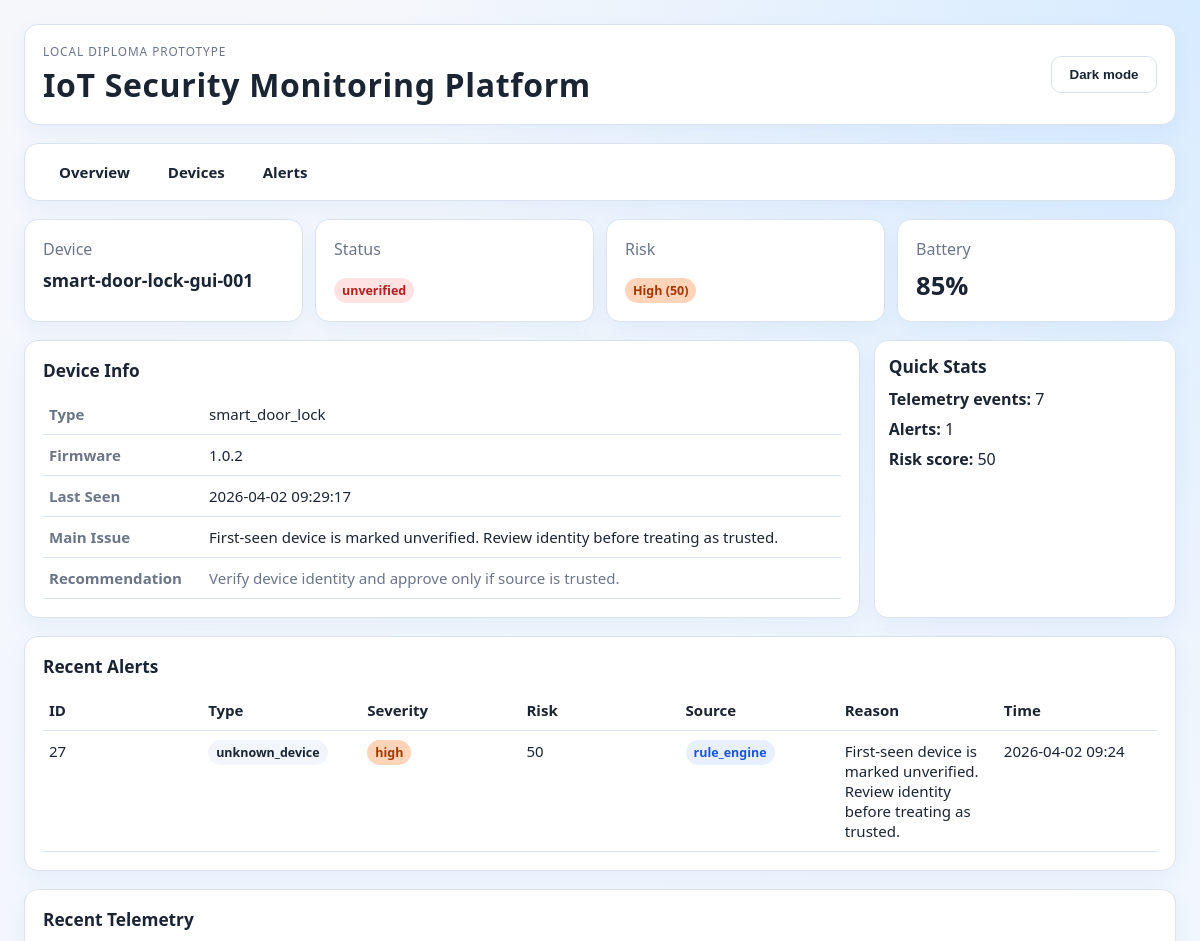
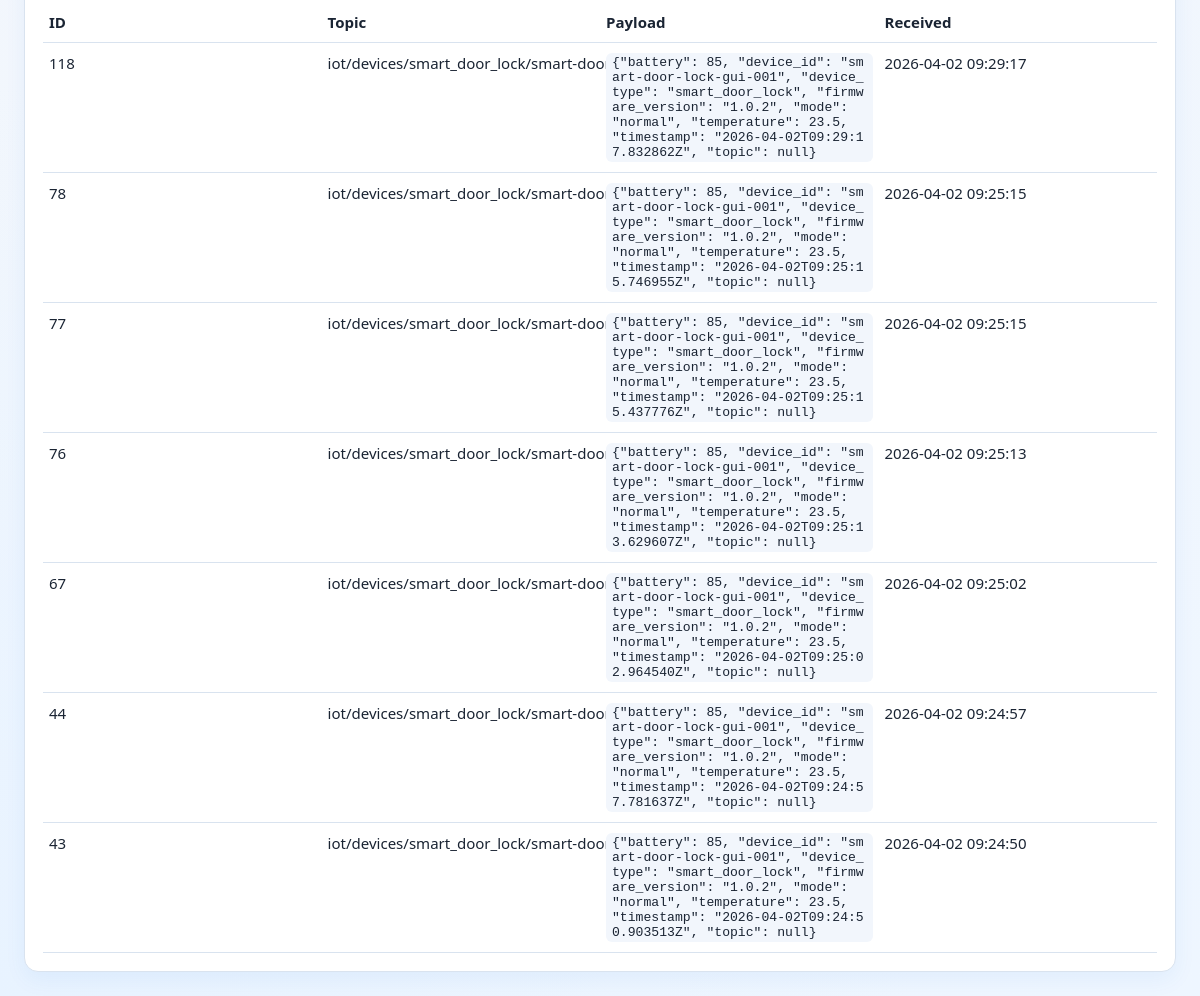
The page /dashboard/devices/smart-door-lock-gui-001 on the database its author committed (2 pictures, top to bottom).
### app/models/device.py (models this page shows)
class Device(Base):
    __tablename__ = "devices"
    id: Mapped[int] = mapped_column(Integer, primary_key=True)
    device_id: Mapped[str] = mapped_column(String(100), unique=True, index=True)
    device_type: Mapped[str] = mapped_column(String(50), index=True)
    name: Mapped[str | None] = mapped_column(String(100), nullable=True)
    status: Mapped[str] = mapped_column(String(30), default="offline")
    firmware_version: Mapped[str | None] = mapped_column(String(50), nullable=True)
    last_seen_at: Mapped[datetime | None] = mapped_column(
        DateTime(timezone=True), nullable=True
    )
    created_at: Mapped[datetime] = mapped_column(
        DateTime(timezone=True), default=utc_now
    )
    updated_at: Mapped[datetime] = mapped_column(
        DateTime(timezone=True), default=utc_now, onupdate=utc_now
    )

### app/models/alert.py (models this page shows)
class Alert(Base):
    __tablename__ = "alerts"
    id: Mapped[int] = mapped_column(Integer, primary_key=True)
    device_id: Mapped[str | None] = mapped_column(
        String(100), index=True, nullable=True
    )
    alert_type: Mapped[str] = mapped_column(String(50), index=True)
    severity: Mapped[str] = mapped_column(String(20), index=True)
    risk_score: Mapped[int] = mapped_column(Integer)
    reason: Mapped[str] = mapped_column(Text)
    source: Mapped[str] = mapped_column(String(50), default="rule_engine")
    status: Mapped[str] = mapped_column(String(30), default="open")
    created_at: Mapped[datetime] = mapped_column(
        DateTime(timezone=True), default=utc_now, index=True
    )

### app/models/telemetry_event.py (models this page shows)
class TelemetryEvent(Base):
    __tablename__ = "telemetry_events"
    id: Mapped[int] = mapped_column(Integer, primary_key=True)
    device_id: Mapped[str | None] = mapped_column(
        String(100), index=True, nullable=True
    )
    topic: Mapped[str] = mapped_column(String(255))
    payload_json: Mapped[str] = mapped_column(Text)
    received_at: Mapped[datetime] = mapped_column(
        DateTime(timezone=True), default=utc_now, index=True
    )

### app/main.py (the view)
@app.get("/dashboard/devices/{device_id}", response_class=HTMLResponse)
def dashboard_device_detail(
    request: Request, device_id: str, db: Session = Depends(get_db)
) -> HTMLResponse:
    detail = _get_device_detail(db, device_id=device_id)
    if detail is None:
        raise HTTPException(status_code=404, detail="Device not found")
    return templates.TemplateResponse(
        request=request,
        name="device_detail.html",
        context={"detail": detail},
    )

### app/templates/device_detail.html (shortened to what this page needs)
<!DOCTYPE html>
<html lang="ru">
<head>
    <link rel="stylesheet" href="{{ url_for('static', path='/dashboard.css') }}">
</head>
<body>
<main class="page-shell">
    <header class="topbar card">
        <div>
            <p class="eyebrow">Local diploma prototype</p>
            <h1>IoT Security Monitoring Platform</h1>
        </div>
        <div class="actions">
            <button type="button" id="theme-toggle" class="theme-toggle" aria-pressed="false">Dark mode</button>
        </div>
    </header>
    <nav class="nav-bar card">
        <a href="/">Overview</a>
        <a href="/dashboard/devices">Devices</a>
        <a href="/dashboard/alerts">Alerts</a>
    </nav>
    <section class="kpis">
        <article class="card kpi">
            <p>Device</p>
            <strong style="font-size:1.1rem">{{ detail.device.device_id }}</strong>
        </article>
        <article class="card kpi">
            <p>Status</p>
            <strong><span class="badge {{ 'online' if detail.device.status == 'online' else 'offline' }}">{{ detail.device.status }}</span></strong>
        </article>
        <article class="card kpi">
            <p>Risk</p>
            <strong><span class="badge risk-{{ detail.device.risk_level | lower }}">{{ detail.device.risk_level }} ({{ detail.device.risk_score }})</span></strong>
        </article>
        <article class="card kpi">
            <p>Battery</p>
            <strong>{{ detail.device.battery if detail.device.battery is not none else '--' }}{% if detail.device.battery is not none %}%{% endif %}</strong>
        </article>
    </section>
    <section class="layout-grid">
        <article class="card">
            <h2>Device Info</h2>
            <table class="detail-table">
                <tr><th>Type</th><td>{{ detail.device.device_type }}</td></tr>
                <tr><th>Firmware</th><td>{{ detail.device.firmware_version or '--' }}</td></tr>
                <tr><th>Last Seen</th><td>{{ detail.device.last_seen_at.strftime('%Y-%m-%d %H:%M:%S') if detail.device.last_seen_at else '--' }}</td></tr>
                <tr><th>Main Issue</th><td>{{ detail.device.main_issue }}</td></tr>
                <tr><th>Recommendation</th><td class="recommendation-cell">{{ detail.device.recommendation }}</td></tr>
            </table>
        </article>
        <aside class="side-column">
            <article class="card side-card-compact">
                <h2>Quick Stats</h2>
                <ul class="detail-stats">
                    <li><strong>Telemetry events:</strong> {{ detail.recent_telemetry | length }}</li>
                    <li><strong>Alerts:</strong> {{ detail.recent_alerts | length }}</li>
                    <li><strong>Risk score:</strong> {{ detail.device.risk_score }}</li>
                </ul>
            </article>
        </aside>
    </section>
    <section class="card">
        <h2>Recent Alerts</h2>
        <table>
            <thead>
            <tr>
                <th>ID</th>
                <th>Type</th>
                <th>Severity</th>
                <th>Risk</th>
                <th>Source</th>
                <th>Reason</th>
                <th>Time</th>
            </tr>
            </thead>
            <tbody>
            {% if detail.recent_alerts %}
                {% for alert in detail.recent_alerts %}
                <tr>
                    <td>{{ alert.id }}</td>
                    <td><span class="badge alert-type">{{ alert.alert_type }}</span></td>
                    <td><span class="badge risk-{{ alert.severity }}">{{ alert.severity }}</span></td>
                    <td>{{ alert.risk_score }}</td>
                    <td><span class="badge source-{{ alert.source }}">{{ alert.source }}</span></td>
                    <td>{{ alert.reason }}</td>
                    <td class="nowrap">{{ alert.created_at.strftime('%Y-%m-%d %H:%M') }}</td>
                </tr>
                {% endfor %}
            {% else %}
                <tr><td colspan="7">No alerts for this device.</td></tr>
            {% endif %}
            </tbody>
        </table>
    </section>
    <section class="card">
        <h2>Recent Telemetry</h2>
        <table>
            <thead>
            <tr>
                <th>ID</th>
                <th>Topic</th>
                <th>Payload</th>
                <th>Received</th>
            </tr>
            </thead>
            <tbody>
            {% if detail.recent_telemetry %}
                {% for event in detail.recent_telemetry %}
                <tr>
                    <td>{{ event.id }}</td>
                    <td class="nowrap">{{ event.topic }}</td>
                    <td><code class="payload-code">{{ event.payload | tojson }}</code></td>
                    <td class="nowrap">{{ event.received_at.strftime('%Y-%m-%d %H:%M:%S') }}</td>
                </tr>
                {% endfor %}
            {% else %}
                <tr><td colspan="4">No telemetry events for this device.</td></tr>
            {% endif %}
            </tbody>
        </table>
    </section>
</main>
</body>
</html>

### app/static/dashboard.css (style rules this page uses)
:root { --bg-1: #f5f7fb; --bg-2: #eef6ff; --glow-top: #d7ebff; --glow-bottom: #e8f3ff; --ink: #1a2433; --muted: #6a7588; --card: #ffffff; --stroke: #d9e3ef; --accent: #1066d6; --accent-soft: #dcecff; --button-bg: #ffffff; --button-ink: #1a2433; --code-bg: #f2f6fc; --ok: #18884f; --warn: #8a6800; --shadow-color: rgb(16 102 214 / 6%); --font-ui: "Segoe UI", "Trebuchet MS", sans-serif; }
* { box-sizing: border-box; }
body { margin: 0; color: var(--ink); font-family: var(--font-ui); background: radial-gradient(circle at top right, var(--glow-top) 0%, transparent 35%), radial-gradient(circle at bottom left, var(--glow-bottom) 0%, transparent 40%), linear-gradient(160deg, var(--bg-1), var(--bg-2)); transition: background 0.25s ease, color 0.25s ease; }
.page-shell { max-width: 1240px; margin: 0 auto; padding: 24px; display: grid; gap: 18px; }
.card { background: var(--card); border: 1px solid var(--stroke); border-radius: 14px; padding: 18px; box-shadow: 0 8px 22px var(--shadow-color); transition: background 0.25s ease, border-color 0.25s ease; }
.topbar { display: flex; justify-content: space-between; align-items: center; gap: 16px; }
.topbar h1 { margin: 4px 0 0; font-size: clamp(1.4rem, 3vw, 2rem); letter-spacing: 0.02em; }
.eyebrow { margin: 0; color: var(--muted); text-transform: uppercase; font-size: 0.74rem; letter-spacing: 0.08em; }
.actions { display: flex; gap: 10px; }
button { border-radius: 10px; border: 1px solid var(--stroke); background: var(--button-bg); color: var(--button-ink); padding: 10px 14px; font-weight: 600; cursor: pointer; transition: background 0.2s ease, border-color 0.2s ease, color 0.2s ease; }
.theme-toggle { min-width: 106px; }
.kpis { display: grid; gap: 12px; grid-template-columns: repeat(4, minmax(0, 1fr)); }
.kpi p { margin: 0; color: var(--muted); }
.kpi strong { display: inline-block; margin-top: 8px; font-size: 1.6rem; }
.layout-grid { display: grid; gap: 14px; grid-template-columns: 2.35fr 0.85fr; }
.side-column { display: grid; gap: 10px; }
.side-card-compact { padding: 14px; }
.side-card-compact h2 { margin-bottom: 10px; }
h2 { margin: 0 0 12px; font-size: 1.08rem; }
table { width: 100%; border-collapse: collapse; font-size: 0.94rem; table-layout: fixed; }
th, td { text-align: left; border-bottom: 1px solid var(--stroke); padding: 10px 6px; vertical-align: top; word-break: break-word; }
.recommendation-cell { color: var(--muted); line-height: 1.35; min-width: 230px; }
.badge { padding: 4px 8px; border-radius: 999px; font-size: 0.78rem; font-weight: 700; }
.badge.offline { background: #ffe2e2; color: #b22020; }
.badge.risk-high { background: #ffd4b8; color: #a23800; }
code { background: var(--code-bg); border-radius: 6px; padding: 2px 6px; }
.nav-bar { display: flex; gap: 6px; padding: 10px 18px; }
.nav-bar a { padding: 8px 16px; border-radius: 8px; text-decoration: none; color: var(--ink); font-weight: 600; font-size: 0.94rem; transition: background 0.15s ease; }
.nowrap { white-space: nowrap; }
.badge.alert-type { background: var(--code-bg); color: var(--ink); font-weight: 600; }
.badge.source-rule_engine { background: #e8f0fe; color: #1a56db; }
.detail-table { table-layout: auto; }
.detail-table th { width: 160px; color: var(--muted); font-weight: 600; }
.detail-stats { list-style: none; margin: 0; padding: 0; }
.detail-stats li { margin-bottom: 8px; }
.payload-code { font-size: 0.82rem; max-width: 500px; display: inline-block; overflow-wrap: break-word; word-break: break-all; }

### rows shown on the page
Device: device.device_id "smart-door-lock-gui-001", device.status "unverified", device.device_type "smart_door_lock", device "1.0.2", device.last_seen_at "2026-04-02 09:29:17"
Alert: device.main_issue "First-seen device is marked unverified. Review identity before treating as trusted.", id "27", alert_type "unknown_device", severity "high", risk_score "50", source "rule_engine", reason "First-seen device is marked unverified. Review identity before treating as trusted.", created_at "2026-04-02 09:24"
TelemetryEvent: id "118", topic "iot/devices/smart_door_lock/smart-door-lock-gui-001/telemetry", payload|tojson "{\"battery\": 85, \"device_id\": \"smart-door-lock-gui-001\", \"device_type\": \"smart_door_lock\", \"firmware_version\": \"1.0.2\", \"mode\": \"normal\", \"temperature\": 23.5, \"timestamp\": \"2026-04-02T09:29:17.832862Z\", \"topic\": null}", received_at "2026-04-02 09:29:17"
TelemetryEvent: id "78", topic "iot/devices/smart_door_lock/smart-door-lock-gui-001/telemetry", payload|tojson "{\"battery\": 85, \"device_id\": \"smart-door-lock-gui-001\", \"device_type\": \"smart_door_lock\", \"firmware_version\": \"1.0.2\", \"mode\": \"normal\", \"temperature\": 23.5, \"timestamp\": \"2026-04-02T09:25:15.746955Z\", \"topic\": null}", received_at "2026-04-02 09:25:15"
TelemetryEvent: id "77", topic "iot/devices/smart_door_lock/smart-door-lock-gui-001/telemetry", payload|tojson "{\"battery\": 85, \"device_id\": \"smart-door-lock-gui-001\", \"device_type\": \"smart_door_lock\", \"firmware_version\": \"1.0.2\", \"mode\": \"normal\", \"temperature\": 23.5, \"timestamp\": \"2026-04-02T09:25:15.437776Z\", \"topic\": null}", received_at "2026-04-02 09:25:15"
TelemetryEvent: id "76", topic "iot/devices/smart_door_lock/smart-door-lock-gui-001/telemetry", payload|tojson "{\"battery\": 85, \"device_id\": \"smart-door-lock-gui-001\", \"device_type\": \"smart_door_lock\", \"firmware_version\": \"1.0.2\", \"mode\": \"normal\", \"temperature\": 23.5, \"timestamp\": \"2026-04-02T09:25:13.629607Z\", \"topic\": null}", received_at "2026-04-02 09:25:13"
TelemetryEvent: id "67", topic "iot/devices/smart_door_lock/smart-door-lock-gui-001/telemetry", payload|tojson "{\"battery\": 85, \"device_id\": \"smart-door-lock-gui-001\", \"device_type\": \"smart_door_lock\", \"firmware_version\": \"1.0.2\", \"mode\": \"normal\", \"temperature\": 23.5, \"timestamp\": \"2026-04-02T09:25:02.964540Z\", \"topic\": null}", received_at "2026-04-02 09:25:02"
TelemetryEvent: id "44", topic "iot/devices/smart_door_lock/smart-door-lock-gui-001/telemetry", payload|tojson "{\"battery\": 85, \"device_id\": \"smart-door-lock-gui-001\", \"device_type\": \"smart_door_lock\", \"firmware_version\": \"1.0.2\", \"mode\": \"normal\", \"temperature\": 23.5, \"timestamp\": \"2026-04-02T09:24:57.781637Z\", \"topic\": null}", received_at "2026-04-02 09:24:57"
TelemetryEvent: id "43", topic "iot/devices/smart_door_lock/smart-door-lock-gui-001/telemetry", payload|tojson "{\"battery\": 85, \"device_id\": \"smart-door-lock-gui-001\", \"device_type\": \"smart_door_lock\", \"firmware_version\": \"1.0.2\", \"mode\": \"normal\", \"temperature\": 23.5, \"timestamp\": \"2026-04-02T09:24:50.903513Z\", \"topic\": null}", received_at "2026-04-02 09:24:50"

### other values the page prints
{{ detail.device.risk_level }} "High"
{{ detail.device.risk_score }} "50"
{{ detail.device.battery if detail.device.battery is not none else '--' }} "85"
{{ detail.device.recommendation }} "Verify device identity and approve only if source is trusted."
{{ detail.recent_telemetry | length }} "7"
{{ detail.recent_alerts | length }} "1"
